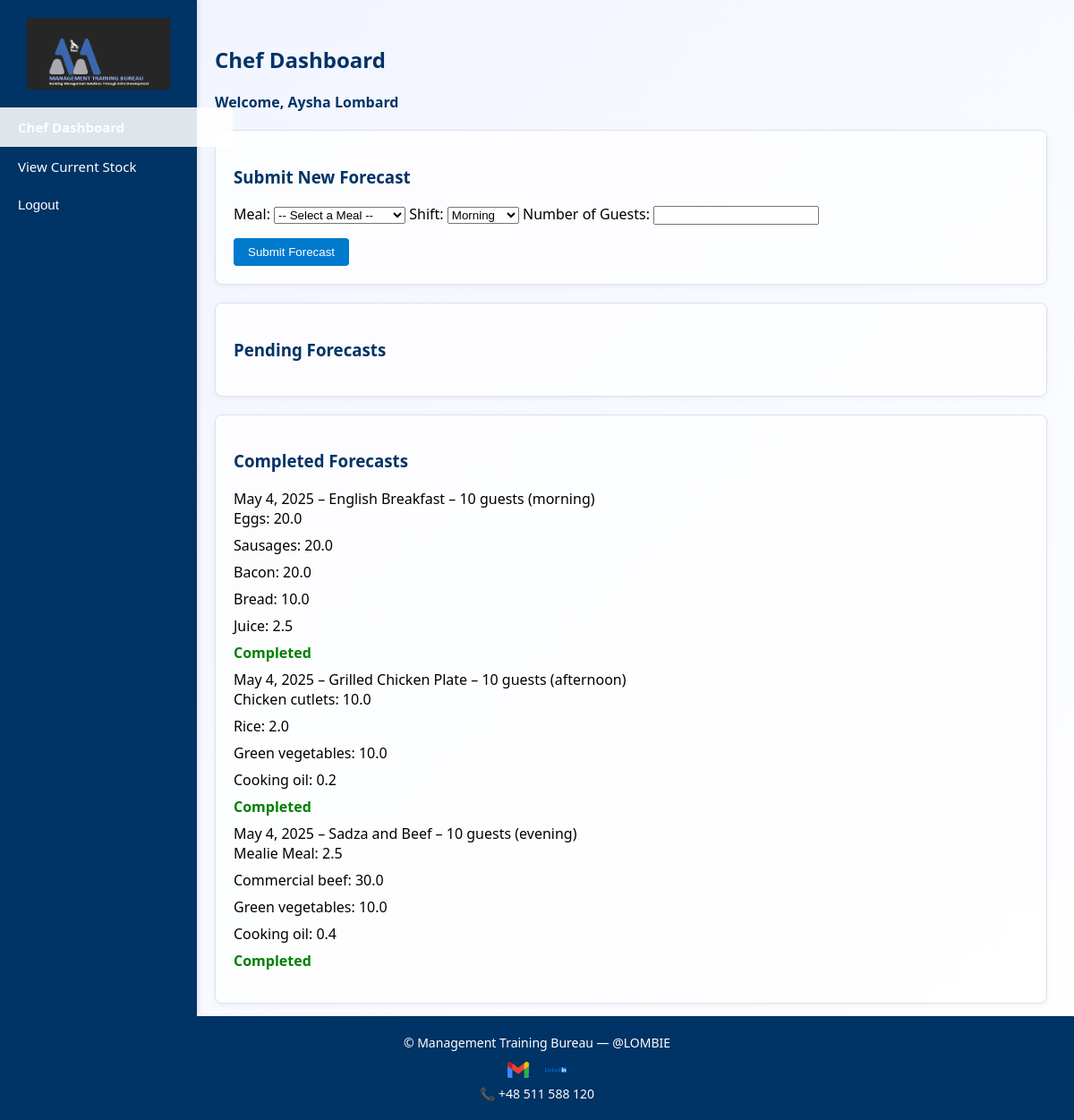
/chef_dashboard/ (signed in), run on the app's committed database.
### system/models.py (models this page shows, shortened)
class GuestForeCast(models.Model):
    chef_name = models.CharField(max_length=100)
    chef_id = models.CharField(max_length=50)
    meal = models.ForeignKey(Meal, on_delete=models.CASCADE)
    number_of_guests = models.PositiveIntegerField()
    forecasted_quantity = models.PositiveIntegerField(help_text="Auto-calculated: guests * portion size")
    date = models.DateField(auto_now_add=True)
    time = models.TimeField(auto_now_add=True)
    shift = models.CharField(max_length=20, choices=[
    ('breakfast', 'Breakfast'),
    ('lunch', 'Lunch'),
    ('dinner', 'Dinner'),
    ('night', 'Night Shift')
], default='lunch')
    status = models.CharField(max_length=20, choices=[
        ('pending', 'Pending'),
        ('completed', 'Completed')
    ], default='pending')

class Meal(models.Model):
    name = models.CharField(max_length=100, unique=True)
    ingredients = models.ManyToManyField('StockItem', through='MealIngredient')
    cost_per_portion = models.DecimalField(max_digits=8, decimal_places=2, null=True, blank=True)

class ForecastIngredient(models.Model):
    forecast = models.ForeignKey(GuestForeCast, on_delete=models.CASCADE, related_name='ingredients')
    stock_item = models.ForeignKey(StockItem, on_delete=models.CASCADE)
    qty_per_person = models.FloatField()
    def total_quantity(self):
        return self.qty_per_person * self.forecast.number_of_guests

class StockItem(models.Model):
    UNIT_CHOICES = [
        ('kg', 'Kilograms'),
        ('pcs', 'Pieces'),
        ('ltr', 'Liters'),
        ('g', 'Grams'),
    ]
    product_name = models.CharField(max_length=100)
    product_id = models.CharField(max_length=50, unique=True)
    available_quantity = models.FloatField(default=0)
    unit_of_measurement = models.CharField(max_length=10, choices=UNIT_CHOICES)
    unit_price = models.DecimalField(max_digits=8, decimal_places=2, null=True, blank=True)

### system/views.py (the view)
# urls.py: path('chef_dashboard/', views.chef_dashboard, name='chef_dashboard'),
def chef_dashboard(request):
    if request.method == 'POST':
        meal_id = request.POST.get('meal')
        shift = request.POST.get('shift')
        number_of_guests = int(request.POST.get('number_of_guests'))
        try:
            meal = Meal.objects.get(id=meal_id)
        except Meal.DoesNotExist:
            messages.error(request, "Selected meal does not exist.")
            return redirect('chef_dashboard')
        forecast = GuestForeCast.objects.create(
            chef_name=request.user.username,
            chef_id=request.user.id,
            meal=meal,
            shift=shift,
            number_of_guests=number_of_guests,
            forecasted_quantity=0,
            status='pending'
        )
        total_quantity = 0
        for meal_ingredient in meal.mealingredient_set.all():
            stock_item = meal_ingredient.stock_item
            qty_per_person = meal_ingredient.quantity_per_person
            total_qty_needed = qty_per_person * number_of_guests
            stock_item.available_quantity -= total_qty_needed
            stock_item.save()
            ForecastIngredient.objects.create(
                forecast=forecast,
                stock_item=stock_item,
                qty_per_person=qty_per_person
            )
            total_quantity += total_qty_needed
        forecast.forecasted_quantity = total_quantity
        forecast.save()
        SystemLog.objects.create(
            user=request.user,
            action='meal_request',
            description=f"{request.user.username} requested meal '{meal.name}' for {number_of_guests} guests"
        )
        messages.success(request, "Forecast submitted and stock deducted.")
        return redirect('chef_dashboard')
    else:
        form = GuestForeCastForm()
        forecasts = GuestForeCast.objects.filter(chef_name=request.user.username)
        stock = StockItem.objects.all()
        placed_orders = StockOrder.objects.values_list('meal__id', flat=True)
        placed_forecast_ids = [f.id for f in forecasts if f.meal.id in placed_orders]
    return render(request, 'chef_dashboard.html', {
        'form': form,
        'forecasts': forecasts,
        'stock': stock,
        'placed_orders': placed_forecast_ids,
        'meals': Meal.objects.all()
    })

### system/forms.py
class GuestForeCastForm(forms.ModelForm):
    class Meta:
        model = GuestForeCast
        fields = ['meal', 'shift', 'number_of_guests']

### templates/chef_dashboard.html (shortened to what this page needs)
<!DOCTYPE html>
<html>
<head>
    {% load static %}
</head>
<body>
<div class="page-wrapper">
    <div class="sidebar">
        <img src="{% static 'images/company_logo.png' %}" alt="Company Logo">
        <a href="{% url 'chef_dashboard' %}" class="active">Chef Dashboard</a>
        <a href="{% url 'view_current_stock' %}">View Current Stock</a>
        <form method="POST" action="{% url 'logout' %}">
            <button type="submit" class="logout-btn">Logout</button>
        </form>
    </div>
    <div class="main-content">
        <h2>Chef Dashboard</h2>
        <p style="margin-bottom: 20px; font-weight: bold; color: #003366;">Welcome, {{ request.user.first_name }} {{ request.user.last_name }}</p>
        <div class="card">
            <h3>Submit New Forecast</h3>
                <form method="post">
                    <label for="meal">Meal:</label>
                    <select name="meal" required>
                        <option value="" disabled selected>-- Select a Meal --</option>
                    </select>
                    <label for="shift">Shift:</label>
                        <select name="shift" required>
                            <option value="morning">Morning</option>
                        </select>
                    <label for="number_of_guests">Number of Guests:</label>
                        <input type="number" name="number_of_guests" min="1" required>
                    <div style="margin-top: 15px;">
                        <button type="submit" name="action" value="submit" style="background-color:#007acc; color:white; padding:8px 16px; border:none; border-radius:4px;">Submit Forecast</button>
                    </div>
                </form>
        </div>
        <div class="card">
        <h3>Pending Forecasts</h3>
        </div>
        <div class="card">
        <h3>Completed Forecasts</h3>
        <ul>
            {% for forecast in forecasts %}
                {% if forecast.status == 'completed' %}
                    <li>
                        {{ forecast.date }} – {{ forecast.meal.name }} – {{ forecast.number_of_guests }} guests ({{ forecast.shift }})
                        <ul>
                            {% for ing in forecast.ingredients.all %}
                                <li>{{ ing.stock_item.product_name }}: {{ ing.total_quantity|floatformat:1 }} {{ ing.stock_item.unit_of_measure }}</li>
                            {% endfor %}
                        </ul>
                        <strong style="color: green;">Completed</strong>
                    </li>
                {% endif %}
            {% empty %}
                <li>No completed forecasts yet.</li>
            {% endfor %}
        </ul>
        </div>
        <div class="footer">
            © {{ year }} Management Training Bureau — @LOMBIE<br>
            <div style="margin-top: 10px;">
                <a href="mailto:matthewirksl04@gmail.com" title="Email" style="margin-right: 15px;">
                    <img src="{% static 'images/Gmail_icon_.svg.png' %}" alt="Gmail" style="width: 24px; vertical-align: middle;">
                </a>
                <a href="https://www.linkedin.com/in/-matthew-irk--93134530a/" target="_blank" title="LinkedIn">
                    <img src="{% static 'images/LinkedIn.svg.png' %}" alt="LinkedIn" style="width: 24px; vertical-align: middle;">
                </a>
            </div>
            <div style="margin-top: 8px;">
                📞 +48 511 588 120
            </div>
        </div>
    </div>
</div>
</body>
</html>

### templates/chef_dashboard.html (style rules this page uses)
html, body { height: 100%; margin: 0; font-family: 'Segoe UI', Tahoma, Geneva, Verdana, sans-serif; background: linear-gradient(135deg, #f0f4ff, #ffffff); }
.page-wrapper { display: flex; min-height: 100vh; }
.sidebar { width: 220px; background-color: #003366; color: #fff; padding-top: 20px; position: fixed; left: 0; top: 0; bottom: 0; box-shadow: 2px 0 5px rgba(0, 0, 0, 0.1); }
.sidebar img { height: 80px; display: block; margin: 0 auto 20px; }
.sidebar a, .logout-btn { display: block; padding: 12px 20px; color: #fff; text-decoration: none; font-weight: 500; border-bottom: 1px solid rgba(100, 6, 6, 0.94); transition: background-color 0.3s ease; background: none; border: none; text-align: left; width: 100%; font-size: 15px; cursor: pointer; }
.sidebar a:hover, .sidebar a.active, .logout-btn:hover { background-color:rgba(255, 255, 255, 0.87); font-weight: bold; padding: 12px 20px; width: 220px; }
.main-content { margin-left: 210px; padding: 30px; flex: 1; margin-bottom: 80px; }
.card { background-color: #ffffffcc; border: 1px solid #d9e2ef; padding: 20px; border-radius: 8px; box-shadow: 0 2px 6px rgba(0, 0, 0, 0.05); margin-bottom: 20px; }
h2, h3 { color: #003366; }
ul { list-style-type: none; padding-left: 0; }
ul li { margin-bottom: 8px; }
button { background-color: #007acc; color: #fff; border: none; padding: 6px 12px; border-radius: 4px; cursor: pointer; }
.footer { background-color: #003366; color: white; text-align: center; padding: 20px 0; font-size: 14px; left: 0; bottom: 0; width: 100%; position: fixed }

### data on the page
GuestForeCast: date "May 4, 2025", meal.name "English Breakfast", number_of_guests "10", shift "morning"
ForecastIngredient: stock_item.product_name "Eggs", total_quantity "20.0"
ForecastIngredient: stock_item.product_name "Sausages", total_quantity "20.0"
ForecastIngredient: stock_item.product_name "Bacon", total_quantity "20.0"
ForecastIngredient: stock_item.product_name "Bread", total_quantity "10.0"
ForecastIngredient: stock_item.product_name "Juice", total_quantity "2.5"
GuestForeCast: date "May 4, 2025", meal.name "Grilled Chicken Plate", number_of_guests "10", shift "afternoon"
ForecastIngredient: stock_item.product_name "Chicken cutlets", total_quantity "10.0"
ForecastIngredient: stock_item.product_name "Rice", total_quantity "2.0"
ForecastIngredient: stock_item.product_name "Green vegetables", total_quantity "10.0"
ForecastIngredient: stock_item.product_name "Cooking oil", total_quantity "0.2"
GuestForeCast: date "May 4, 2025", meal.name "Sadza and Beef", number_of_guests "10", shift "evening"
ForecastIngredient: stock_item.product_name "Mealie Meal", total_quantity "2.5"
ForecastIngredient: stock_item.product_name "Commercial beef", total_quantity "30.0"
ForecastIngredient: stock_item.product_name "Green vegetables", total_quantity "10.0"
ForecastIngredient: stock_item.product_name "Cooking oil", total_quantity "0.4"

### other printed values
{{ request.user.first_name }} "Aysha"
{{ request.user.last_name }} "Lombard"
